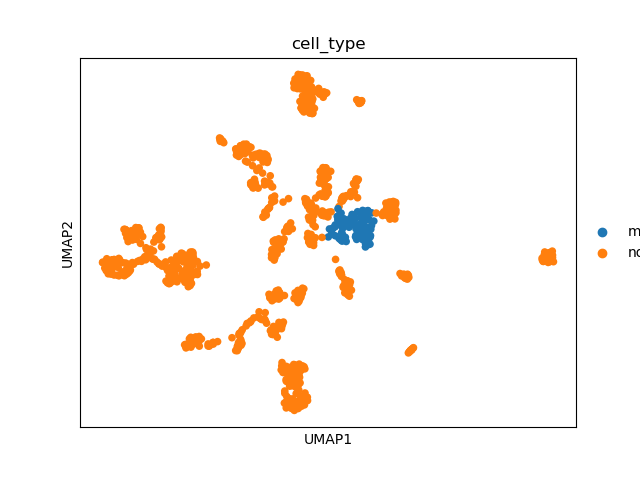

Write Python code to recreate this figure.
import scanpy as sc
import matplotlib.pyplot as plt

# Read the annotated AnnData object which contains cell type annotations (malignant vs non-malignant)
adata = sc.read_h5ad('./output/cell_annotation_2/annotated_cells.h5ad')

# If UMAP coordinates have not been computed, compute neighbors and UMAP
if 'X_umap' not in adata.obsm:
    sc.pp.neighbors(adata)
    sc.tl.umap(adata)

# Generate UMAP plot colored by the cell type
sc.pl.umap(adata, color='cell_type', show=False)
plt.savefig('./output/cell_annotation_2/umap_annotation.png')
